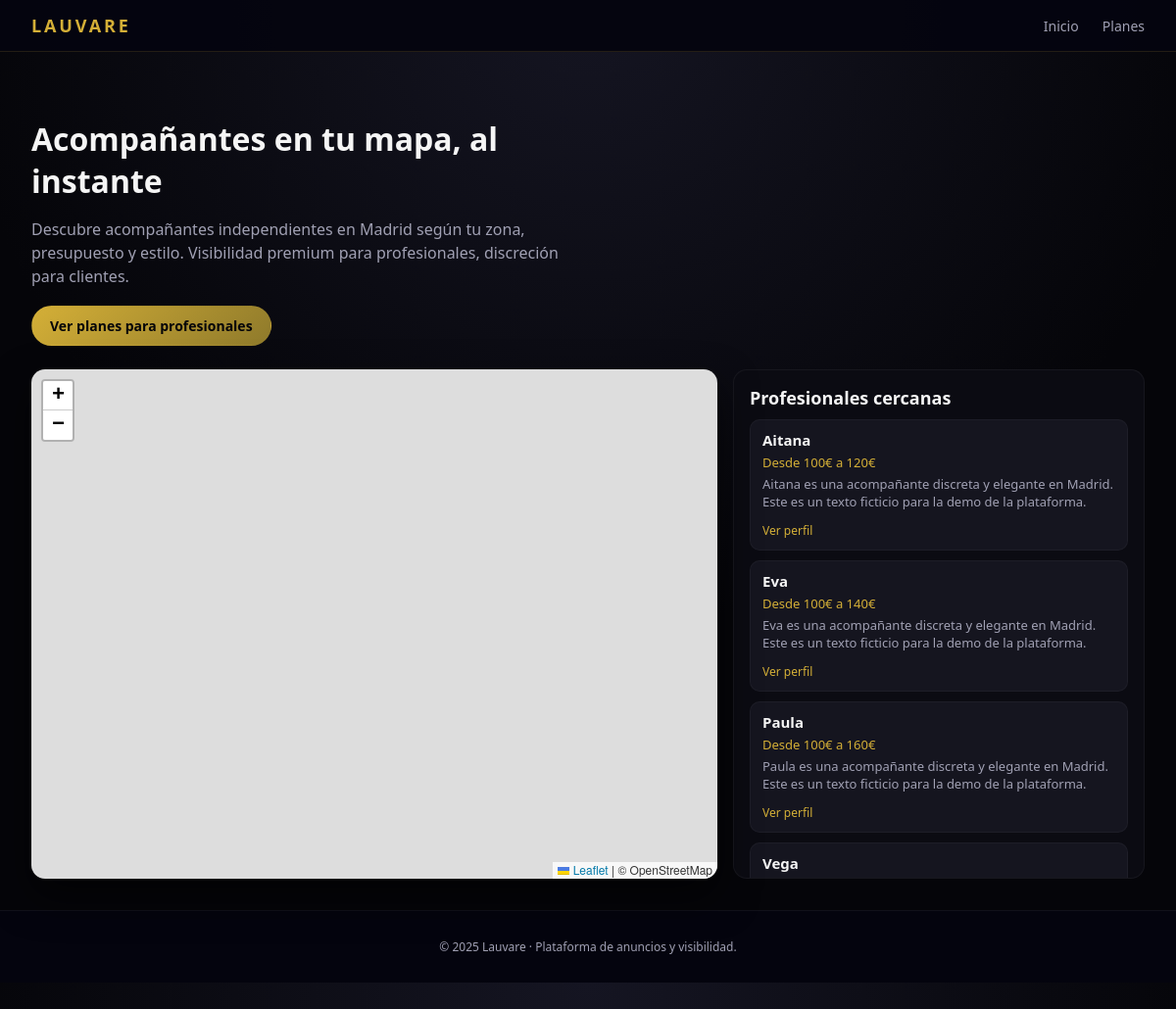
The page / on the database its author committed.
### core/models.py (models this page shows, shortened)
class Professional(models.Model):
    PLAN_CHOICES = [
        ('free', 'Free'),
        ('standard', 'Standard'),
        ('premium', 'Premium'),
    ]
    name = models.CharField(max_length=100)
    alias = models.CharField(max_length=100)
    phone = models.CharField(max_length=30, blank=True)
    bio = models.TextField(blank=True)
    price_from = models.IntegerField(null=True, blank=True)
    price_to = models.IntegerField(null=True, blank=True)
    lat = models.FloatField()
    lng = models.FloatField()
    plan = models.CharField(max_length=10, choices=PLAN_CHOICES, default='free')
    is_active = models.BooleanField(default=True)
    created_at = models.DateTimeField(auto_now_add=True)
    class Meta:
        ordering = ['-plan', 'alias']

### core/views.py (the view)
# urls.py: path('', views.home, name='home'),
def home(request):
    professionals = Professional.objects.filter(is_active=True)
    return render(request, 'core/home.html', {
        'professionals': professionals,
    })

### core/templates/core/home.html (shortened to what this page needs)
{% extends "core/base.html" %}
{% load static %}
{% block content %}
<section class="hero">
    <div class="hero-text">
        <h1>Acompañantes en tu mapa, al instante</h1>
        <p>
            Descubre acompañantes independientes en Madrid según tu zona, presupuesto
            y estilo. Visibilidad premium para profesionales, discreción para clientes.
        </p>
        <a href="{% url 'core:pricing' %}" class="btn-primary">
            Ver planes para profesionales
        </a>
    </div>
</section>
<section class="map-section">
    <div id="map"></div>
    <aside class="results-panel">
        <h2>Profesionales cercanas</h2>
        <div id="results-list">
            {% for p in professionals %}
                <article class="card-professional">
                    <h3>{{ p.alias }} {% if p.plan == 'premium' %}<span class="badge badge-premium">Premium</span>{% endif %}</h3>
                    <p class="price">
                        Desde {{ p.price_from }}€{% if p.price_to %} a {{ p.price_to }}€{% endif %}
                    </p>
                    <p class="bio">{{ p.bio|truncatechars:140 }}</p>
                    <a href="{% url 'core:professional_detail' p.id %}" class="link-detail">Ver perfil</a>
                </article>
            {% empty %}
                <p>No hay profesionales activas todavía.</p>
            {% endfor %}
        </div>
    </aside>
</section>
{% endblock %}

### core/templates/core/base.html (shortened to what this page needs)
{% load static %}
<!DOCTYPE html>
<html lang="es">
<head>
    <link
        rel="stylesheet"
        href="https://unpkg.com/leaflet@1.9.4/dist/leaflet.css"
    />
    <link rel="stylesheet" href="{% static 'core/css/styles.css' %}">
</head>
<body>
<header class="site-header">
    <div class="logo">Lauvare</div>
    <nav class="main-nav">
        <a href="{% url 'core:home' %}">Inicio</a>
        <a href="{% url 'core:pricing' %}">Planes</a>
    </nav>
</header>
<main>
    {% block content %}{% endblock %}
</main>
<footer class="site-footer">
    <p>© {{ now|default:"2025" }} Lauvare · Plataforma de anuncios y visibilidad.</p>
</footer>
</body>
</html>

### core/static/core/css/styles.css (style rules this page uses)
:root { --bg: #050509; --bg-alt: #111119; --card-bg: #15151f; --accent: #d4af37; --accent-soft: #8f7a2b; --text: #f5f5f5; --muted: #a0a0b3; --danger: #ff4f6d; --radius: 14px; }
* { box-sizing: border-box; }
body { margin: 0; font-family: system-ui, -apple-system, BlinkMacSystemFont, "Segoe UI", sans-serif; background: radial-gradient(circle at top, #151522 0, #050509 55%); color: var(--text); }
.site-header { display: flex; justify-content: space-between; align-items: center; padding: 14px 32px; background: rgba(5, 5, 15, 0.96); border-bottom: 1px solid rgba(212, 175, 55, 0.15); position: sticky; top: 0; z-index: 20; }
.logo { font-weight: 700; letter-spacing: 0.16em; text-transform: uppercase; font-size: 18px; color: var(--accent); }
.main-nav a { color: var(--muted); text-decoration: none; margin-left: 20px; font-size: 14px; }
.hero { display: flex; align-items: center; padding: 40px 32px 24px; }
.hero-text { max-width: 540px; }
.hero h1 { font-size: 32px; margin-bottom: 10px; }
.hero p { color: var(--muted); line-height: 1.5; margin-bottom: 18px; }
.btn-primary, .btn-secondary, .btn-outline { display: inline-block; padding: 10px 18px; border-radius: 999px; font-size: 14px; border: 1px solid transparent; cursor: pointer; text-decoration: none; }
.btn-primary { background: linear-gradient(135deg, var(--accent), var(--accent-soft)); color: #050509; font-weight: 600; }
.map-section { display: grid; grid-template-columns: minmax(0, 2fr) minmax(320px, 420px); gap: 16px; padding: 0 32px 32px; }
#map { width: 100%; height: 520px; border-radius: var(--radius); overflow: hidden; box-shadow: 0 18px 40px rgba(0, 0, 0, 0.6); }
.results-panel { background: rgba(12, 12, 20, 0.95); border-radius: var(--radius); padding: 16px; border: 1px solid rgba(255, 255, 255, 0.05); overflow-y: auto; max-height: 520px; }
.results-panel h2 { font-size: 18px; margin-top: 0; margin-bottom: 10px; }
.card-professional { background: #15151f; border-radius: 10px; padding: 10px 12px; margin-bottom: 10px; border: 1px solid rgba(255, 255, 255, 0.04); }
.card-professional h3 { margin: 0 0 4px 0; font-size: 15px; }
.card-professional .price { color: var(--accent); font-size: 13px; margin: 0 0 4px 0; }
.card-professional .bio { color: var(--muted); font-size: 13px; margin: 0 0 8px 0; }
.link-detail { font-size: 12px; text-decoration: none; color: var(--accent); }
.site-footer { text-align: center; padding: 16px; font-size: 12px; color: var(--muted); border-top: 1px solid rgba(255, 255, 255, 0.05); background: rgba(5, 5, 15, 0.96); }

### rows shown on the page
Professional: alias "Aitana", price_from "100", price_to "120", bio "Aitana es una acompañante discreta y elegante en Madrid. Este es un texto ficticio para la demo de la plataforma."
Professional: alias "Eva", price_from "100", price_to "140", bio "Eva es una acompañante discreta y elegante en Madrid. Este es un texto ficticio para la demo de la plataforma."
Professional: alias "Paula", price_from "100", price_to "160", bio "Paula es una acompañante discreta y elegante en Madrid. Este es un texto ficticio para la demo de la plataforma."
Professional: alias "Vega"

### other values the page prints
{{ now|default:"2025" }} "2025"
